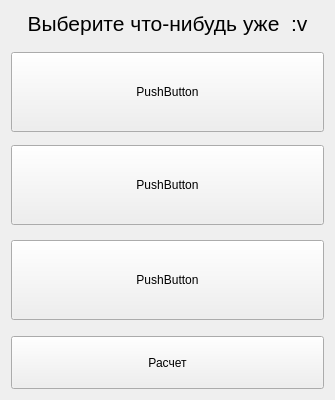
<?xml version="1.0" encoding="UTF-8"?>
<ui version="4.0">
 <class>MainSelectForm</class>
 <widget class="QWidget" name="MainSelectForm">
  <property name="geometry">
   <rect>
    <x>0</x>
    <y>0</y>
    <width>335</width>
    <height>400</height>
   </rect>
  </property>
  <property name="minimumSize">
   <size>
    <width>335</width>
    <height>400</height>
   </size>
  </property>
  <property name="contextMenuPolicy">
   <enum>Qt::NoContextMenu</enum>
  </property>
  <property name="windowTitle">
   <string>Form</string>
  </property>
  <layout class="QGridLayout" name="gridLayout">
   <item row="0" column="0">
    <layout class="QVBoxLayout" name="verticalLayout">
     <property name="spacing">
      <number>0</number>
     </property>
     <item>
      <widget class="QLabel" name="label">
       <property name="sizePolicy">
        <sizepolicy hsizetype="Preferred" vsizetype="MinimumExpanding">
         <horstretch>0</horstretch>
         <verstretch>0</verstretch>
        </sizepolicy>
       </property>
       <property name="font">
        <font>
         <pointsize>16</pointsize>
        </font>
       </property>
       <property name="text">
        <string>Выберите что-нибудь уже  :v</string>
       </property>
       <property name="alignment">
        <set>Qt::AlignCenter</set>
       </property>
      </widget>
     </item>
     <item>
      <spacer name="verticalSpacer">
       <property name="orientation">
        <enum>Qt::Vertical</enum>
       </property>
       <property name="sizeType">
        <enum>QSizePolicy::Expanding</enum>
       </property>
       <property name="sizeHint" stdset="0">
        <size>
         <width>77</width>
         <height>16</height>
        </size>
       </property>
      </spacer>
     </item>
     <item>
      <widget class="QPushButton" name="pushButtonA">
       <property name="sizePolicy">
        <sizepolicy hsizetype="Minimum" vsizetype="Expanding">
         <horstretch>0</horstretch>
         <verstretch>15</verstretch>
        </sizepolicy>
       </property>
       <property name="sizeIncrement">
        <size>
         <width>0</width>
         <height>0</height>
        </size>
       </property>
       <property name="baseSize">
        <size>
         <width>0</width>
         <height>0</height>
        </size>
       </property>
       <property name="text">
        <string>PushButton</string>
       </property>
      </widget>
     </item>
     <item>
      <spacer name="verticalSpacer_2">
       <property name="orientation">
        <enum>Qt::Vertical</enum>
       </property>
       <property name="sizeHint" stdset="0">
        <size>
         <width>77</width>
         <height>13</height>
        </size>
       </property>
      </spacer>
     </item>
     <item>
      <widget class="QPushButton" name="pushButtonB">
       <property name="sizePolicy">
        <sizepolicy hsizetype="Minimum" vsizetype="Expanding">
         <horstretch>0</horstretch>
         <verstretch>15</verstretch>
        </sizepolicy>
       </property>
       <property name="text">
        <string>PushButton</string>
       </property>
      </widget>
     </item>
     <item>
      <spacer name="verticalSpacer_4">
       <property name="orientation">
        <enum>Qt::Vertical</enum>
       </property>
       <property name="sizeHint" stdset="0">
        <size>
         <width>77</width>
         <height>15</height>
        </size>
       </property>
      </spacer>
     </item>
     <item>
      <widget class="QPushButton" name="pushButtonC">
       <property name="sizePolicy">
        <sizepolicy hsizetype="Minimum" vsizetype="Expanding">
         <horstretch>0</horstretch>
         <verstretch>15</verstretch>
        </sizepolicy>
       </property>
       <property name="text">
        <string>PushButton</string>
       </property>
      </widget>
     </item>
     <item>
      <spacer name="verticalSpacer_3">
       <property name="orientation">
        <enum>Qt::Vertical</enum>
       </property>
       <property name="sizeHint" stdset="0">
        <size>
         <width>77</width>
         <height>16</height>
        </size>
       </property>
      </spacer>
     </item>
     <item>
      <widget class="QPushButton" name="pushButtonSubmit">
       <property name="sizePolicy">
        <sizepolicy hsizetype="Minimum" vsizetype="Expanding">
         <horstretch>0</horstretch>
         <verstretch>10</verstretch>
        </sizepolicy>
       </property>
       <property name="text">
        <string>Расчет</string>
       </property>
      </widget>
     </item>
    </layout>
   </item>
  </layout>
 </widget>
 <resources/>
 <connections/>
</ui>
